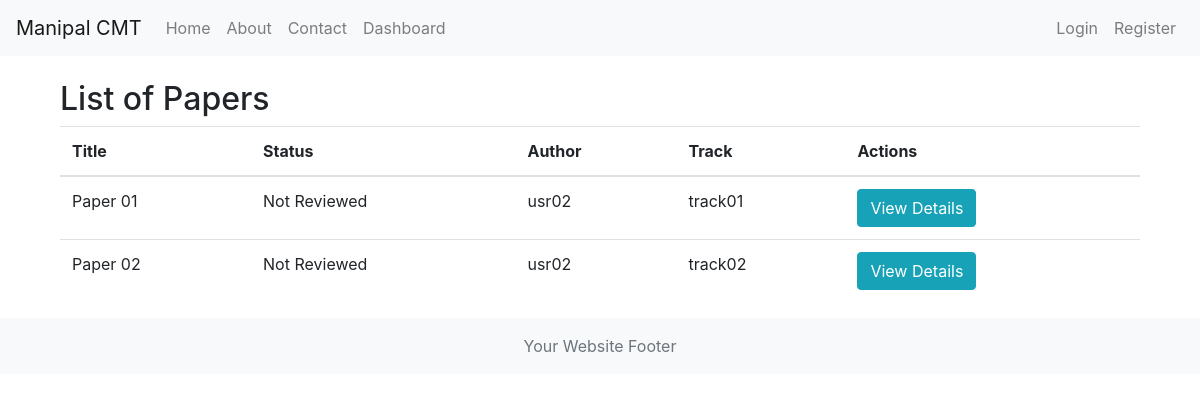
/submit-paper/c/view_papers/, run on an earlier commit of the app's database.
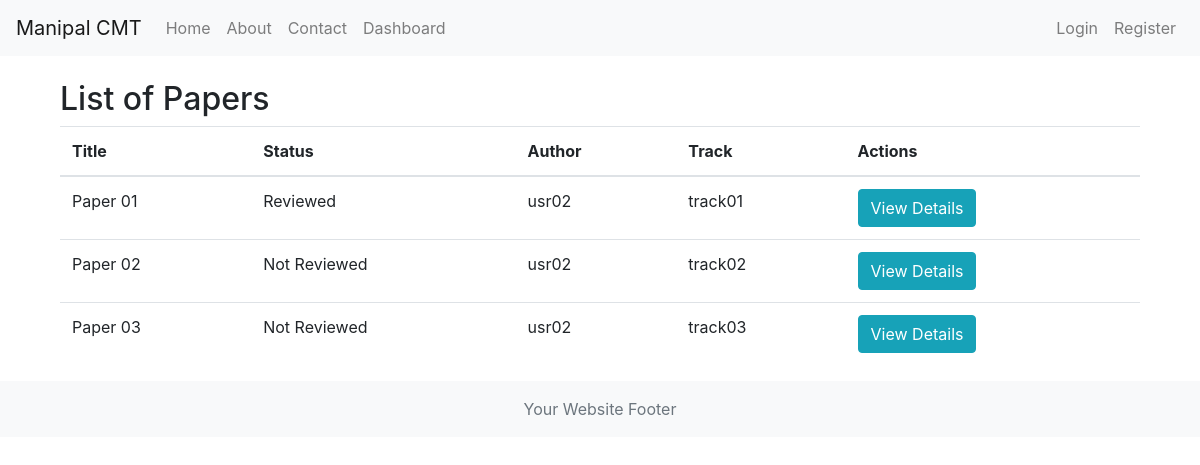
And on a later commit of the database.
### submissions/models.py (models this page shows, shortened)
class Paper(models.Model):
    STATUS_CHOICES = (
        ('not_reviewed', 'Not Reviewed'),
        ('under_review', 'Under Review'),
        ('reviewed', 'Reviewed'),
        ('accepted', 'Accepted'),
        ('rejected', 'Rejected'),
    )
    TRACKS = (
        ('track01', 'Track One'),
        ('track02', 'Track Two'),
        ('track03', 'Track Three')
    )
    id = models.UUIDField(primary_key=True, default=uuid.uuid4, editable=False)
    title = models.CharField(max_length=100)
    abstract = models.TextField()
    author = models.ForeignKey(User, on_delete=models.CASCADE)
    submission_date = models.DateTimeField(auto_now_add=True)
    track = models.CharField(max_length=50, choices=TRACKS)
    status = models.CharField(max_length=20, choices=STATUS_CHOICES, default='not_reviewed')
    reviewer1 = models.ForeignKey(User, on_delete=models.SET_NULL, related_name='reviewer1', null=True, blank=True)
    reviewer2 = models.ForeignKey(User, on_delete=models.SET_NULL, related_name='reviewer2', null=True, blank=True)
    assigned = models.BooleanField(default=False)
    review1_status = models.BooleanField(default=False)
    review2_status = models.BooleanField(default=False)

### submissions/views.py (the view)
# urls.py: path('c/view_papers/', views.chair_view_papers, name='chair_view_papers'),
def chair_view_papers(request):
    papers = Paper.objects.all()
    return render(request, 'chair_view_papers.html', {'papers': papers})

### submissions/templates/chair_view_papers.html (shortened to what this page needs)
{% extends 'layout.html' %}
{% block content %}
<div class="container">
    <h2>List of Papers</h2>
    <table class="table">
        <thead>
            <tr>
                <th>Title</th>
                <th>Status</th>
                <th>Author</th>
                <th>Track</th>
                <th>Actions</th>
            </tr>
        </thead>
        <tbody>
            {% for paper in papers %}
            <tr>
                <td>{{ paper.title }}</td>
                <td>{{ paper.get_status_display }}</td>
                <td>{{ paper.author }}</td>
                <td>{{ paper.track }}</td>
                <td>
                    <a href="{% url 'chair_paper_details' paper.id %}" class="btn btn-info">View Details</a>
                </td>
            </tr>
            {% endfor %}
        </tbody>
    </table>
</div>
{% endblock %}

What changed in the data, as far as the page shows it:
changed Paper "Paper 01": status "Not Reviewed" → "Reviewed"
added Paper: title "Paper 03", status "Not Reviewed", author "usr02", track "track03"
